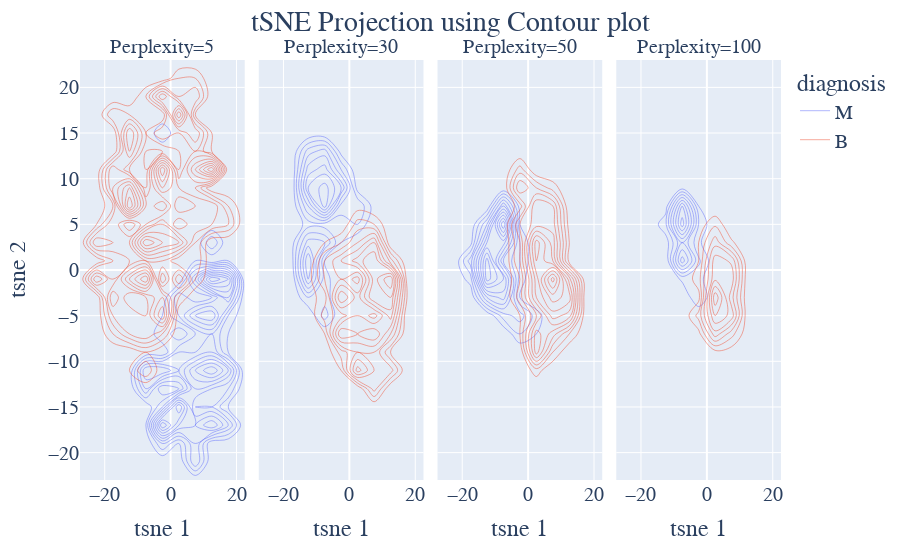

Notebook cell for this chart:
### Code cell
# Create a faceted density plot with Plotly
fig = px.density_contour(df, x='tsne 1', y='tsne 2', facet_col='Perplexity', color='diagnosis')

#fig.update_xaxes(range=[-70, 70])
#fig.update_yaxes(range=[-100, 100])


fig.update_layout(
    #height=500, width=1000, 
    hovermode='closest', 
    title={
        'text': 'tSNE Projection using Contour plot',
        'y': 0.98,
        'x': 0.5,
        'xanchor': 'center',
        'yanchor': 'top'
    }, 
    font=dict(family="Helvetica Neue, Arial", size=20)
)

fig.show()

### Figure 1 — Plotly figure (JSON) as saved in the notebook; plotly's stock layout.template omitted (floating-point values rounded to 4 significant figures; data arrays with more than 128 entries replaced by an {"elided": "..."} marker saying what was removed)
{"data": [{"contours": {"coloring": "none"}, "hovertemplate": "diagnosis=M<br>Perplexity=5<br>tsne 1=%{x}<br>tsne 2=%{y}<br>count=%{z}<extra></extra>", "legendgroup": "M", "line": {"color": "#636efa"}, "name": "M", "showlegend": true, "type": "histogram2dcontour", "x": {"elided": "212 float values"}, "xaxis": "x", "xbingroup": "x", "y": {"elided": "212 float values"}, "yaxis": "y", "ybingroup": "y"}, {"contours": {"coloring": "none"}, "hovertemplate": "diagnosis=M<br>Perplexity=30<br>tsne 1=%{x}<br>tsne 2=%{y}<br>count=%{z}<extra></extra>", "legendgroup": "M", "line": {"color": "#636efa"}, "name": "M", "showlegend": false, "type": "histogram2dcontour", "x": {"elided": "212 float values"}, "xaxis": "x2", "xbingroup": "x", "y": {"elided": "212 float values"}, "yaxis": "y2", "ybingroup": "y"}, {"contours": {"coloring": "none"}, "hovertemplate": "diagnosis=M<br>Perplexity=50<br>tsne 1=%{x}<br>tsne 2=%{y}<br>count=%{z}<extra></extra>", "legendgroup": "M", "line": {"color": "#636efa"}, "name": "M", "showlegend": false, "type": "histogram2dcontour", "x": {"elided": "212 float values"}, "xaxis": "x3", "xbingroup": "x", "y": {"elided": "212 float values"}, "yaxis": "y3", "ybingroup": "y"}, {"contours": {"coloring": "none"}, "hovertemplate": "diagnosis=M<br>Perplexity=100<br>tsne 1=%{x}<br>tsne 2=%{y}<br>count=%{z}<extra></extra>", "legendgroup": "M", "line": {"color": "#636efa"}, "name": "M", "showlegend": false, "type": "histogram2dcontour", "x": {"elided": "212 float values"}, "xaxis": "x4", "xbingroup": "x", "y": {"elided": "212 float values"}, "yaxis": "y4", "ybingroup": "y"}, {"contours": {"coloring": "none"}, "hovertemplate": "diagnosis=B<br>Perplexity=5<br>tsne 1=%{x}<br>tsne 2=%{y}<br>count=%{z}<extra></extra>", "legendgroup": "B", "line": {"color": "#EF553B"}, "name": "B", "showlegend": true, "type": "histogram2dcontour", "x": {"elided": "357 float values"}, "xaxis": "x", "xbingroup": "x", "y": {"elided": "357 float values"}, "yaxis": "y", "ybingroup": "y"}, {"contours": {"coloring": "none"}, "hovertemplate": "diagnosis=B<br>Perplexity=30<br>tsne 1=%{x}<br>tsne 2=%{y}<br>count=%{z}<extra></extra>", "legendgroup": "B", "line": {"color": "#EF553B"}, "name": "B", "showlegend": false, "type": "histogram2dcontour", "x": {"elided": "357 float values"}, "xaxis": "x2", "xbingroup": "x", "y": {"elided": "357 float values"}, "yaxis": "y2", "ybingroup": "y"}, {"contours": {"coloring": "none"}, "hovertemplate": "diagnosis=B<br>Perplexity=50<br>tsne 1=%{x}<br>tsne 2=%{y}<br>count=%{z}<extra></extra>", "legendgroup": "B", "line": {"color": "#EF553B"}, "name": "B", "showlegend": false, "type": "histogram2dcontour", "x": {"elided": "357 float values"}, "xaxis": "x3", "xbingroup": "x", "y": {"elided": "357 float values"}, "yaxis": "y3", "ybingroup": "y"}, {"contours": {"coloring": "none"}, "hovertemplate": "diagnosis=B<br>Perplexity=100<br>tsne 1=%{x}<br>tsne 2=%{y}<br>count=%{z}<extra></extra>", "legendgroup": "B", "line": {"color": "#EF553B"}, "name": "B", "showlegend": false, "type": "histogram2dcontour", "x": {"elided": "357 float values"}, "xaxis": "x4", "xbingroup": "x", "y": {"elided": "357 float values"}, "yaxis": "y4", "ybingroup": "y"}], "layout": {"annotations": [{"font": {}, "showarrow": false, "text": "Perplexity=5", "x": 0.1175, "xanchor": "center", "xref": "paper", "y": 1, "yanchor": "bottom", "yref": "paper"}, {"font": {}, "showarrow": false, "text": "Perplexity=30", "x": 0.3725, "xanchor": "center", "xref": "paper", "y": 1, "yanchor": "bottom", "yref": "paper"}, {"font": {}, "showarrow": false, "text": "Perplexity=50", "x": 0.6275, "xanchor": "center", "xref": "paper", "y": 1, "yanchor": "bottom", "yref": "paper"}, {"font": {}, "showarrow": false, "text": "Perplexity=100", "x": 0.8825, "xanchor": "center", "xref": "paper", "y": 1, "yanchor": "bottom", "yref": "paper"}], "font": {"family": "Helvetica Neue, Arial", "size": 20}, "hovermode": "closest", "legend": {"title": {"text": "diagnosis"}, "tracegroupgap": 0}, "margin": {"t": 60}, "title": {"text": "tSNE Projection using Contour plot", "x": 0.5, "xanchor": "center", "y": 0.98, "yanchor": "top"}, "xaxis": {"anchor": "y", "domain": [0, 0.235], "title": {"text": "tsne 1"}}, "xaxis2": {"anchor": "y2", "domain": [0.255, 0.49], "matches": "x", "title": {"text": "tsne 1"}}, "xaxis3": {"anchor": "y3", "domain": [0.51, 0.745], "matches": "x", "title": {"text": "tsne 1"}}, "xaxis4": {"anchor": "y4", "domain": [0.765, 1.0], "matches": "x", "title": {"text": "tsne 1"}}, "yaxis": {"anchor": "x", "domain": [0, 1], "title": {"text": "tsne 2"}}, "yaxis2": {"anchor": "x2", "domain": [0, 1], "matches": "y", "showticklabels": false}, "yaxis3": {"anchor": "x3", "domain": [0, 1], "matches": "y", "showticklabels": false}, "yaxis4": {"anchor": "x4", "domain": [0, 1], "matches": "y", "showticklabels": false}}}
